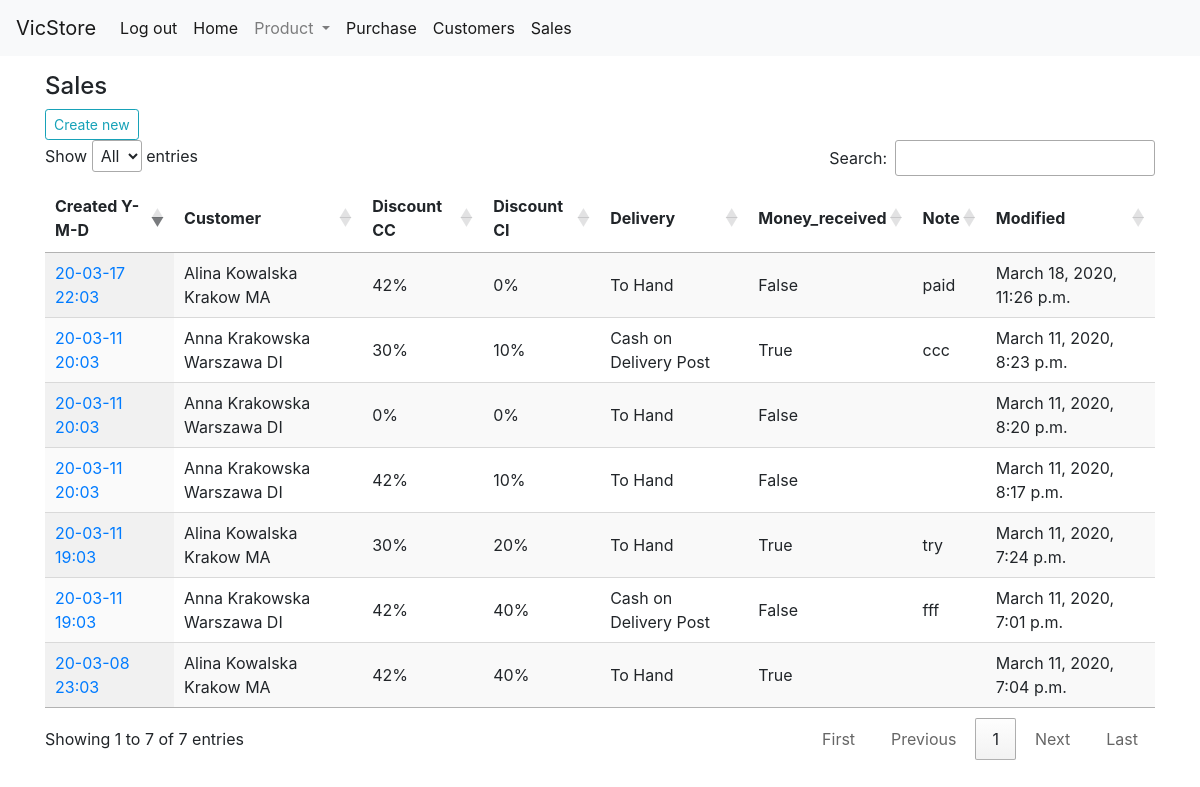
The app's page /sell/ (signed in) with its own data.
### sell/models.py (models this page shows, shortened)
class Sell(models.Model):
    customer = models.ForeignKey(Customer, null=True, related_name="has_sales",on_delete=models.SET_NULL)
    DISCOUNT_CC = (
        (42, '42%'),
        (40, '40%'),
        (30, '30%'),
        (20, '20%'),
        (10, '10%'),
        (0, '0%'),
    )
    discount_cc = models.PositiveSmallIntegerField(choices=DISCOUNT_CC, default=0)
    DISCOUNT_CI = (
        (40, '40%'),
        (30, '30%'),
        (20, '20%'),
        (10, '10%'),
        (0, '0%'),
    )
    discount_ci = models.PositiveSmallIntegerField(choices=DISCOUNT_CI, default=0)
    DELIVERY = (
        ('HD', 'To Hand'),
        ('CD', 'Cash on Delivery Post'),
        ('PO', 'No Cash Post'),
    )
    delivery = models.CharField(max_length=2,choices=DELIVERY, default='HD')
    money_received = models.BooleanField(default=False)
    note = models.CharField(max_length=50, blank=True)
    created_at = models.DateTimeField(auto_now_add=True)
    updated_at = models.DateTimeField(auto_now=True)
    class Meta:
        db_table = 'sell'
        ordering = ('-created_at','-updated_at')
        verbose_name_plural = "Sales"

### customer/models.py (models this page shows)
class Customer(models.Model):
    f_name = models.CharField(max_length=20)
    l_name = models.CharField(max_length=30)
    city = models.CharField(max_length=20,blank=True)
    STATUS = (
        ('CU', 'Customer'),
        ('MA', 'Manager'),
        ('DI', 'Distributor'),
        )
    status = models.CharField(max_length=2,choices=STATUS,default='CU')
    created_at = models.DateField(auto_now_add=True)
    updated_at = models.DateField(auto_now=True)
    class Meta:
        db_table = 'customer'
        ordering = ('city','l_name','f_name','status')
    def __str__(self):
        return self.f_name + ' '+ self.l_name + ' '+ self.city+ ' '+ self.status

### sell/views.py (the view)
# urls.py: path('', SellList.as_view(), name='sell-list'),
class SellList(LoginRequiredMixin, ListView):
    model = Sell

### sell/templates/sell/sell_list.html
{% extends "base.html" %}
{% block content %}
<h4>Sales</h4>
<a class="btn btn-outline-info btn-sm" href="{% url 'sell:sell-create' %}">Create new</a>
  <table id="mydatatable" class="display" style="width:100%">
    <thead>
      <tr>
        <th scope="col">Created Y-M-D</th>
        <th scope="col">Customer</th>
        <th scope="col">Discount CC</th>
        <th scope="col">Discount CI</th>
        <th scope="col">Delivery</th>
        <th scope="col">Money_received</th>
        <th scope="col">Note</th>
        <th scope="col">Modified</th>
      </tr>
    </thead>
    <tbody>
{% for sale in object_list %}
      <tr>
        <td><a href="{% url 'sell:sell-detail' sale.id %}">{{ sale.created_at|date:"y-m-d H:m" }}</td>
        <td>{{ sale.customer }}</td>
        <td>{{ sale.get_discount_cc_display }}</td>
        <td>{{ sale.get_discount_ci_display }}</td>
        <td>{{ sale.get_delivery_display }}</td>
        <td>{{ sale.money_received }}</td>
        <td>{{ sale.note }}</td>
        <td>{{ sale.updated_at }}</td>
      </tr>
{% endfor %}
</tbody>
   </table>
{% endblock %}

### records on screen
Sell: created_at "20-03-17 22:03", customer "Alina Kowalska Krakow MA", discount_cc "42%", discount_ci "0%", delivery "To Hand", money_received "False", note "paid", updated_at "March 18, 2020, 11:26 p.m."
Sell: created_at "20-03-11 20:03", customer "Anna Krakowska Warszawa DI", discount_cc "30%", discount_ci "10%", delivery "Cash on Delivery Post", money_received "True", note "ccc", updated_at "March 11, 2020, 8:23 p.m."
Sell: created_at "20-03-11 20:03", customer "Anna Krakowska Warszawa DI", discount_cc "0%", discount_ci "0%", delivery "To Hand", money_received "False", updated_at "March 11, 2020, 8:20 p.m."
Sell: created_at "20-03-11 20:03", customer "Anna Krakowska Warszawa DI", discount_cc "42%", discount_ci "10%", delivery "To Hand", money_received "False", updated_at "March 11, 2020, 8:17 p.m."
Sell: created_at "20-03-11 19:03", customer "Alina Kowalska Krakow MA", discount_cc "30%", discount_ci "20%", delivery "To Hand", money_received "True", note "try", updated_at "March 11, 2020, 7:24 p.m."
Sell: created_at "20-03-11 19:03", customer "Anna Krakowska Warszawa DI", discount_cc "42%", discount_ci "40%", delivery "Cash on Delivery Post", money_received "False", note "fff", updated_at "March 11, 2020, 7:01 p.m."
Sell: created_at "20-03-08 23:03", customer "Alina Kowalska Krakow MA", discount_cc "42%", discount_ci "40%", delivery "To Hand", money_received "True", updated_at "March 11, 2020, 7:04 p.m."
